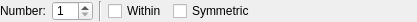
<?xml version="1.0" encoding="UTF-8"?>
<ui version="4.0">
 <class>LC_LineParallelThroughOptionsWidget</class>
 <widget class="QWidget" name="LC_LineParallelThroughOptionsWidget">
  <property name="geometry">
   <rect>
    <x>0</x>
    <y>0</y>
    <width>417</width>
    <height>22</height>
   </rect>
  </property>
  <property name="sizePolicy">
   <sizepolicy hsizetype="Preferred" vsizetype="Preferred">
    <horstretch>0</horstretch>
    <verstretch>0</verstretch>
   </sizepolicy>
  </property>
  <property name="minimumSize">
   <size>
    <width>100</width>
    <height>22</height>
   </size>
  </property>
  <property name="maximumSize">
   <size>
    <width>16777215</width>
    <height>16777215</height>
   </size>
  </property>
  <property name="windowTitle">
   <string>Line Parallel Through Options</string>
  </property>
  <layout class="QGridLayout" name="gridLayout">
   <property name="leftMargin">
    <number>0</number>
   </property>
   <property name="topMargin">
    <number>1</number>
   </property>
   <property name="rightMargin">
    <number>0</number>
   </property>
   <property name="bottomMargin">
    <number>1</number>
   </property>
   <item row="0" column="1">
    <widget class="QSpinBox" name="sbNumber">
     <property name="toolTip">
      <string>Number of parallels to create</string>
     </property>
     <property name="minimum">
      <number>1</number>
     </property>
    </widget>
   </item>
   <item row="0" column="5">
    <spacer name="horizontalSpacer">
     <property name="orientation">
      <enum>Qt::Orientation::Horizontal</enum>
     </property>
     <property name="sizeHint" stdset="0">
      <size>
       <width>0</width>
       <height>20</height>
      </size>
     </property>
    </spacer>
   </item>
   <item row="0" column="0">
    <widget class="QLabel" name="lNumber">
     <property name="sizePolicy">
      <sizepolicy hsizetype="Preferred" vsizetype="Fixed">
       <horstretch>0</horstretch>
       <verstretch>0</verstretch>
      </sizepolicy>
     </property>
     <property name="text">
      <string>Number:</string>
     </property>
     <property name="wordWrap">
      <bool>false</bool>
     </property>
    </widget>
   </item>
   <item row="0" column="4">
    <widget class="QCheckBox" name="cbSymmetric">
     <property name="sizePolicy">
      <sizepolicy hsizetype="Preferred" vsizetype="Preferred">
       <horstretch>1</horstretch>
       <verstretch>0</verstretch>
      </sizepolicy>
     </property>
     <property name="minimumSize">
      <size>
       <width>60</width>
       <height>0</height>
      </size>
     </property>
     <property name="toolTip">
      <string>If checked, parallels will be created on both sides of entity</string>
     </property>
     <property name="text">
      <string>Symmetric</string>
     </property>
    </widget>
   </item>
   <item row="0" column="2">
    <widget class="Line" name="line">
     <property name="orientation">
      <enum>Qt::Orientation::Vertical</enum>
     </property>
    </widget>
   </item>
   <item row="0" column="3">
    <widget class="QCheckBox" name="cbWithin">
     <property name="toolTip">
      <string>If checked, parallels will be equally distributed between point and line, otherwise they will be distributed starting from point.</string>
     </property>
     <property name="text">
      <string>Within</string>
     </property>
    </widget>
   </item>
  </layout>
 </widget>
 <layoutdefault spacing="6" margin="11"/>
 <resources/>
 <connections/>
 <slots>
  <slot>updateNumber(int)</slot>
 </slots>
</ui>
